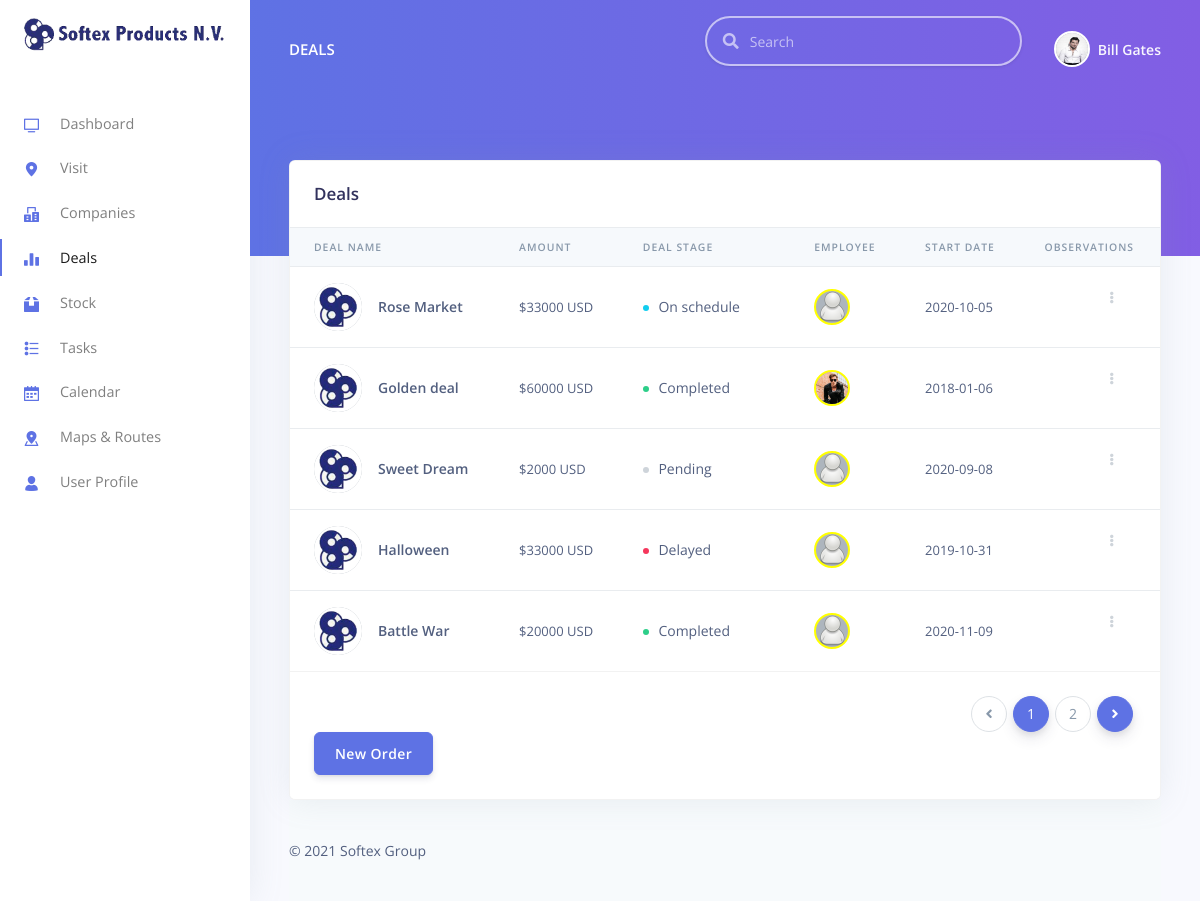
Screenshot of /softex/deals.php (signed in) with the database file from the repository.
### tables this page shows
CREATE TABLE `users` (
  `id` int(11) NOT NULL,
  `name` varchar(255) NOT NULL,
  `birthday` date DEFAULT NULL,
  `native` varchar(255) DEFAULT NULL,
  `email` varchar(255) NOT NULL,
  `contact` varchar(255) DEFAULT NULL,
  `nationality` varchar(255) DEFAULT NULL,
  `address` varchar(255) DEFAULT NULL,
  `hobby` text DEFAULT NULL,
  `description` text DEFAULT NULL,
  `university` varchar(255) DEFAULT NULL,
  `password` varchar(255) NOT NULL,
  `avatar` varchar(255) DEFAULT NULL,
  `level` enum('administrator','manager','producter') NOT NULL,
  `deleted_at` datetime DEFAULT NULL,
  `created_at` datetime NOT NULL,
  `updated_at` datetime NOT NULL
);

CREATE TABLE `deals` (
  `id` int(11) NOT NULL,
  `name` varchar(255) NOT NULL,
  `product` varchar(255) NOT NULL,
  `amount` int(11) NOT NULL,
  `status` enum('Pending','Completed','Delayed','On schedule') NOT NULL,
  `employee` varchar(255) NOT NULL,
  `start_date` date NOT NULL,
  `requester` varchar(255) NOT NULL,
  `deleted_at` datetime DEFAULT NULL,
  `created_at` datetime NOT NULL,
  `updated_at` datetime NOT NULL
);

### softex/include/core/function.php (called while the page is built, shortened)
<?php
function get_status_led($status){
    $img_id = "";
    if ($status == "Pending") {
        $img_id = "bg-light";
    } else if ($status == "Completed") {
        $img_id = "bg-success";
    }
    else if ($status == "Delayed") {
        $img_id = "bg-danger";
    }
    else if ($status == "On schedule") {
        $img_id = "bg-info";
    }
    else{
        $img_id = "bg-default";
    }
    return $img_id;
}
function get_avatar_path($user_name){
   global $mysql;
   $avatar = "assets/img/theme/default.png";
   $sql = "SELECT avatar FROM users WHERE name = '".$user_name."' ORDER BY id DESC";
   $result = mysqli_query($mysql, $sql);
   $num_rows = mysqli_num_rows($result);
   if ($num_rows > 0) {
       $row = mysqli_fetch_assoc($result);
       if ($row['avatar'] != "")
           $avatar = $row['avatar'];
   }
   return $avatar;
}
?>

### softex/deals.php (the view, shortened to what this page needs)
<?php
require("include/core/connection.php");
require("include/core/function.php");
$query = "SELECT * FROM users WHERE id = '".$_SESSION["id"]."'";
$profile_result = mysqli_query($mysql, $query);
$profile = mysqli_fetch_assoc($profile_result);
if (isset($_POST['create'])) {
    $data = array(
        'name'=> $_POST['name'],
        'product'=> $_POST['product'],
        'amount'=> $_POST['amount'],
        'status'=> $_POST['status'],
        'employee'=> $_POST['employee'],
        'start_date'=> $_POST['start_date'],
        'requester'=> $_POST['associate'],
        'created_at' => date('Y-m-d H:i:s'),
        'updated_at' => date('Y-m-d H:i:s'),
    );
    $query = Insert('deals', $data);
    header("Location:deals.php");
}
else
{
    if (isset($_GET['pageno'])) {
        $pageno = $_GET['pageno'];
    } else {
        $pageno = 1;
    }
    $no_of_records_per_page = 5;
    $offset = ($pageno-1) * $no_of_records_per_page;
    $total_pages_sql = "SELECT COUNT(*) FROM deals";
    $result = mysqli_query($mysql,$total_pages_sql);
    $total_rows = mysqli_fetch_array($result)[0];
    $total_pages = ceil($total_rows / $no_of_records_per_page);
    $sql = "SELECT * FROM deals LIMIT $offset, $no_of_records_per_page";
    $res_data = mysqli_query($mysql,$sql);
}
?>
<html lang="en">
    <head>
        <?php include("include/view/css.php"); ?>
    </head>
    <body class="">
        <nav class="navbar navbar-vertical fixed-left navbar-expand-md navbar-light bg-white" id="sidenav-main">
            <div class="container-fluid">
                <a class="navbar-brand pt-0">
                <img src="assets/img/brand/Logo1.png" class="navbar-brand-img" alt="...">
                </a>
                <div class="collapse navbar-collapse" id="sidenav-collapse-main">
                    <ul class="navbar-nav">
                        <li class="nav-item">
                            <a class="nav-link" href="index.php"> <i class="ni ni-tv-2 text-primary"></i> Dashboard
                            </a>
                        </li>
                        <li class="nav-item">
                            <a class="nav-link " href="">
                            <i class="ni ni-pin-3 text-primary"></i> Visit
                            </a>
                        </li>
                        <li class="nav-item">
                            <a class="nav-link " href="companies.php">
                            <i class="ni ni-building text-primary"></i> Companies
                            </a>
                        </li>
                        <li class="nav-item">
                            <a class="nav-link active" href="deals.php">
                            <i class="ni ni-chart-bar-32 text-primary"></i> Deals
                            </a>
                        </li>
                        <li class="nav-item">
                            <a class="nav-link " href="stock.php">
                            <i class="ni ni-box-2 text-primary"></i> Stock
                            </a>
                        </li>
                        <li class="nav-item">
                            <a class="nav-link " href="tasks.php">
                            <i class="ni ni-bullet-list-67 text-primary"></i> Tasks
                            </a>
                        </li>
                        <li class="nav-item">
                            <a class="nav-link " href="fullcalendar.php">
                            <i class="ni ni-calendar-grid-58 text-primary"></i> Calendar
                            </a>
                        </li>
                        <li class="nav-item">
                            <a class="nav-link " href="maps.php">
                            <i class="ni ni-square-pin text-primary"></i> Maps & Routes
                            </a>
                        </li>
                        <li class="nav-item">
                            <a class="nav-link " href="profile.php">
                            <i class="ni ni-single-02 text-primary"></i> User Profile
                            </a>
                        </li>
                    </ul>
                </div>
            </div>
        </nav>
        <div class="main-content">
            <nav class="navbar navbar-top navbar-expand-md navbar-dark" id="navbar-main">
                <div class="container-fluid">
                    <h5 class="h4 mb-0 text-white text-uppercase d-none d-lg-inline-block">Deals</h5>
                    <?php include("include/view/topbar.php"); ?>
                </div>
            </nav>
            <div class="header bg-gradient-primary pb-8 pt-5 pt-md-8">
            </div>
            <div class="container-fluid mt--7">
                <div class="row">
                    <div class="col">
                        <div class="card shadow">
                            <div class="card-header border-0">
                                <h3 class="mb-0">Deals</h3>
                            </div>
                            <div class="table-responsive">
                                <table class="table align-items-center table-flush">
                                    <thead class="thead-light">
                                        <tr>
                                            <th scope="col">Deal Name</th>
                                            <th scope="col">Amount</th>
                                            <th scope="col">Deal Stage</th>
                                            <th scope="col">Employee</th>
                                            <th scope="col">Start Date</th>
                                            <th scope="col">Observations</th>
                                        </tr>
                                    </thead>
                                    <tbody>
                                        <?php $i = 0; while($deal = mysqli_fetch_array($res_data)) { ?>
                                        <tr>
                                            <th scope="row">
                                                <div class="media align-items-center">
                                                    <a href="#" class="avatar rounded-circle mr-3">
                                                    <img alt="Image placeholder" src="assets/img/brand/icontasks.jpg">
                                                    </a>
                                                    <div class="media-body">
                                                        <span class="mb-0 text-sm"><?php  echo $deal['name'];?></span>
                                                    </div>
                                                </div>
                                            </th>
                                            <td>
                                                <?php  echo "$". $deal['amount'] ." USD";?>
                                            </td>
                                            <td>
                                                <span class="badge badge-dot mr-4">
                                                <i class="<?php echo get_status_led($deal['status']); ?>"></i>
                                                <?php echo $deal['status'];?>
                                                </span>
                                            </td>
                                            <td>
                                                <div class="avatar-group">
                                                    <a href="#" class="avatar avatar-sm" data-toggle="tooltip" data-original-title="<?php echo $deal['employee']; ?>">
                                                    <img alt="Image placeholder" src="<?php echo get_avatar_path($deal['employee']); ?>" class="rounded-circle">
                                                    </a>
                                                </div>
                                            </td>
                                            <td>
                                                <?php  echo $deal['start_date'];?>
                                            </td>
                                            <td class="text-right">
                                                <div class="dropdown">
                                                    <a class="btn btn-sm btn-icon-only text-light" href="#" role="button" data-toggle="dropdown" aria-haspopup="true" aria-expanded="false">
                                                    <i class="fas fa-ellipsis-v"></i>
                                                    </a>
                                                </div>
                                            </td>
                                        </tr>
                                        <?php $i++; } ?>
                                    </tbody>
                                </table>
                            </div>
                            <div class="card-footer py-4">
                                <nav aria-label="...">
                                    <ul class="pagination justify-content-end mb-0">
                                        <li class="<?php if($pageno <= 1){ echo 'page-item disabled';}else{echo 'page-item active';} ?>">
                                            <a class="page-link" href="<?php if($pageno<=1){echo '#';}else{ echo "?pageno=".($pageno-1); } ?>" tabindex="-1">
                                            <i class="fas fa-angle-left"></i>
                                            </a>
                                        </li>
                                        <?php $i = 1; while($i <= $total_pages) { ?>
                                        <li class="<?php if($pageno == $i){ echo 'page-item active';}else{echo 'page-item';} ?>">
                                            <a class="page-link" href="<?php echo "?pageno=".$i;?>"><?php echo $i;?></a>
                                        </li>
                                        <?php $i++; } ?>
                                        <li class="<?php if($pageno >= $total_pages){ echo 'page-item disabled';}else{echo 'page-item active';} ?>">
                                            <a class="page-link" href="<?php if($pageno >= $total_pages){echo '#';}else{ echo "?pageno=".($pageno+1); } ?>">
                                            <i class="fas fa-angle-right"></i>
                                            </a>
                                        </li>
                                    </ul>
                                    <button type="button" class="btn btn-primary" data-toggle="modal" data-target="#exampleModal">
                                    New Order
                                    </button>
                                </nav>
                            </div>
                        </div>
                    </div>
                </div>
                <?php include("include/view/footer.php"); ?>
            </div>
        </div>
    </body>
</html>

### softex/include/view/topbar.php (shortened to what this page needs)
<?php
    $avatar_path = $profile['avatar'];
?>
<form class="navbar-search navbar-search-dark form-inline mr-3 d-none d-md-flex ml-lg-auto">
    <div class="form-group mb-0">
        <div class="input-group input-group-alternative">
            <div class="input-group-prepend">
                <span class="input-group-text"><i class="fas fa-search"></i></span>
            </div>
            <input class="form-control" placeholder="Search" type="text">
        </div>
    </div>
</form>
<ul class="navbar-nav align-items-center d-none d-md-flex">
    <li class="nav-item dropdown">
        <a class="nav-link pr-0" href="#" role="button" data-toggle="dropdown" aria-haspopup="true" aria-expanded="false">
            <div class="media align-items-center">
                <span class="avatar avatar-sm rounded-circle">
                <img alt="Image placeholder" src="<?php echo $avatar_path;?>">
                </span>
                <div class="media-body ml-2 d-none d-lg-block">
                    <span class="mb-0 text-sm  font-weight-bold"><?php echo $profile['name'];?></span>
                </div>
            </div>
        </a>
    </li>
</ul>

### rows the page displays
users: avatar (picture), name "Bill Gates"
deals: name "Rose Market", amount "33000", status "On schedule", start_date "2020-10-05"
deals: name "Golden deal", amount "60000", status "Completed", shows a picture, start_date "2018-01-06"
deals: name "Sweet Dream", amount "2000", status "Pending", start_date "2020-09-08"
deals: name "Halloween", amount "33000", status "Delayed", start_date "2019-10-31"
deals: name "Battle War", amount "20000", status "Completed", start_date "2020-11-09"
